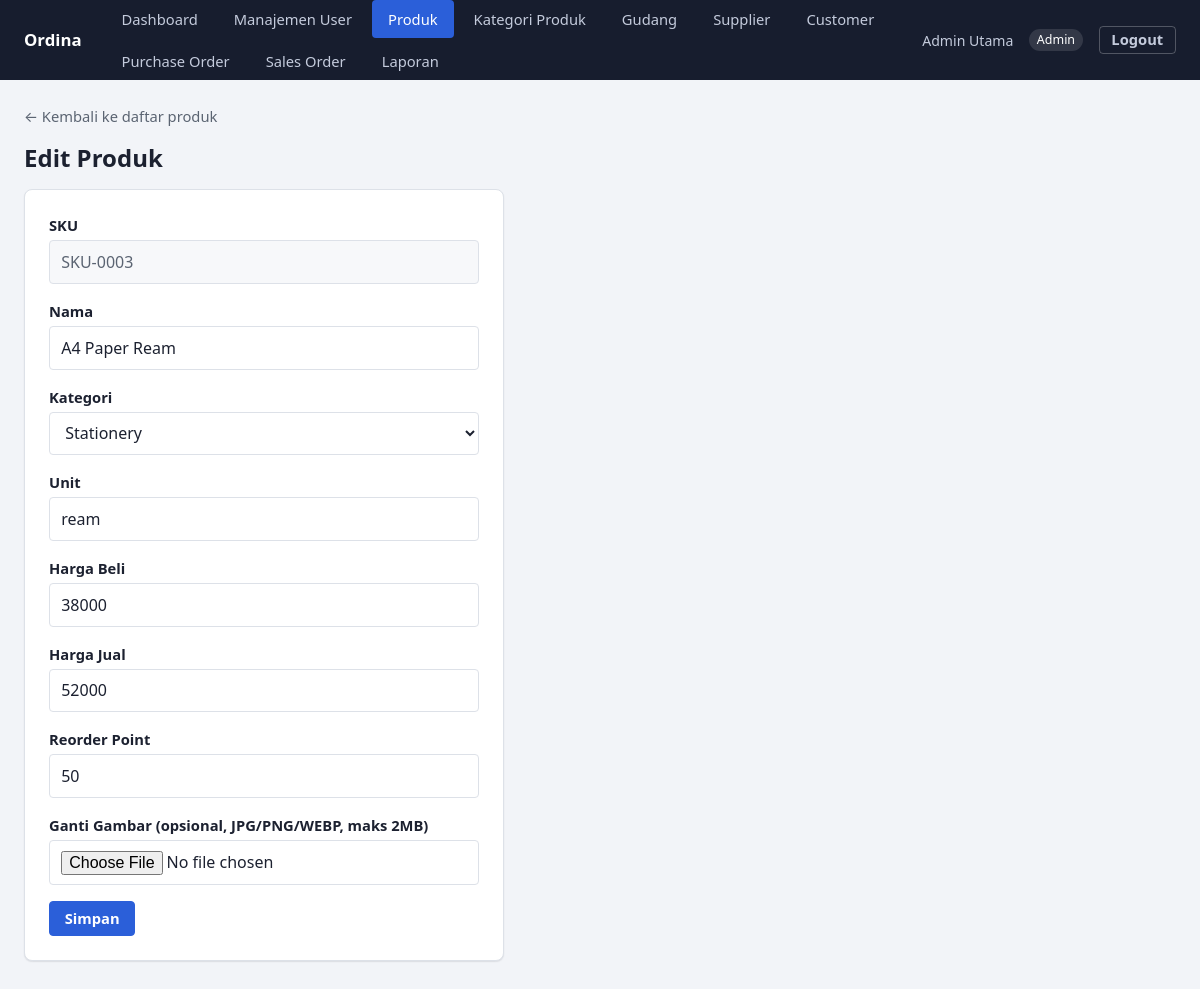
Page /products/3/edit (signed in) on the committed database.
### tables this page shows
CREATE TABLE IF NOT EXISTS products (
    id INT UNSIGNED AUTO_INCREMENT PRIMARY KEY,
    sku VARCHAR(50) NOT NULL,
    name VARCHAR(150) NOT NULL,
    category_id INT UNSIGNED NOT NULL,
    unit VARCHAR(30) NOT NULL,
    buy_price DECIMAL(14, 2) NOT NULL DEFAULT 0,
    sell_price DECIMAL(14, 2) NOT NULL DEFAULT 0,
    reorder_point INT UNSIGNED NOT NULL DEFAULT 0,
    image_path VARCHAR(255) NULL,
    is_active TINYINT(1) NOT NULL DEFAULT 1,
    created_at TIMESTAMP NOT NULL DEFAULT CURRENT_TIMESTAMP,
    updated_at TIMESTAMP NOT NULL DEFAULT CURRENT_TIMESTAMP ON UPDATE CURRENT_TIMESTAMP,
    UNIQUE KEY uq_products_sku (sku),
    KEY idx_products_name (name),
    CONSTRAINT fk_products_category FOREIGN KEY (category_id) REFERENCES categories (id),
    CONSTRAINT chk_products_prices CHECK (buy_price >= 0 AND sell_price >= 0 AND reorder_point >= 0)
);

CREATE TABLE IF NOT EXISTS categories (
    id INT UNSIGNED AUTO_INCREMENT PRIMARY KEY,
    name VARCHAR(150) NOT NULL,
    description VARCHAR(255) NULL
);

### app/Core/View.php (called while the page is built, shortened)
<?php
final class View
{
    public static function render(string $view, array $data = [], int $status = 200): void
    {
        extract($data);
        require __DIR__ . "/../../views/{$view}.php";
        $content = ob_get_clean();
        require __DIR__ . '/../../views/layouts/app.php';
    }
}

### app/Core/Controller.php (called while the page is built, shortened)
<?php
abstract class Controller
{
    protected function view(string $view, array $data = []): void
    {
        View::render($view, $data);
    }
}

### app/Controller/ProductController.php (called while the page is built, shortened)
<?php
final class ProductController extends Controller
{
    public function edit(array $params): void
    {
        $product = $this->service()->find((int) $params['id']);
        $this->view('products/edit', [
            'title' => 'Edit Produk',
            'product' => $product,
            'categories' => $this->categoryService()->list(),
            'errors' => Session::pullFlash('errors', []),
        ]);
    }
    private function service(): ProductService
    {
        $pdo = Database::connection();
        return new ProductService(
            new MysqlProductRepository($pdo),
            new MysqlCategoryRepository($pdo),
            new MysqlProductStockRepository($pdo),
            new ProductImageUploader(uploadDir: __DIR__ . '/../../public/uploads/products')
        );
    }
    private function categoryService(): CategoryService
    {
        return new CategoryService(new MysqlCategoryRepository(Database::connection()));
    }
}

### public/index.php (called while the page is built, shortened)
<?php
$router = new Router();
$method = $_SERVER['REQUEST_METHOD'] ?? 'GET';
$path = (string) (parse_url($_SERVER['REQUEST_URI'] ?? '/', PHP_URL_PATH) ?: '/');
try {
    $router->dispatch($method, $path);
} catch (UnauthenticatedException) {
    header('Location: /login');
} catch (AuthorizationException | ForbiddenOperationException) {
    View::render('errors/403', ['title' => '403 - Akses Ditolak'], 403);
} catch (NotFoundException) {
    View::render('errors/404', ['title' => '404 - Tidak Ditemukan'], 404);
} catch (\Throwable $e) {
    error_log((string) $e);
    View::render('errors/500', ['title' => '500 - Kesalahan Server'], 500);
}

### app/Repository/Mysql/MysqlProductRepository.php (called while the page is built, shortened)
<?php
final class MysqlProductRepository implements ProductRepositoryInterface
{
    public function findById(int $id): ?Product
    {
        $stmt = $this->connection->prepare('SELECT * FROM products WHERE id = :id LIMIT 1');
        $stmt->execute(['id' => $id]);
        $row = $stmt->fetch();
        return $row === false ? null : Product::fromArray($row);
    }
}

### app/Service/ProductService.php (called while the page is built, shortened)
<?php
final class ProductService
{
    public function find(int $id): ?Product
    {
        return $this->products->findById($id);
    }
}

### app/Entity/Product.php (called while the page is built, shortened)
<?php
final class Product
{
    public static function fromArray(array $row): self
    {
        return new self(
            id: (int) $row['id'],
            sku: (string) $row['sku'],
            name: (string) $row['name'],
            categoryId: (int) $row['category_id'],
            unit: (string) $row['unit'],
            buyPrice: (float) $row['buy_price'],
            sellPrice: (float) $row['sell_price'],
            reorderPoint: (int) $row['reorder_point'],
            imagePath: $row['image_path'] !== null ? (string) $row['image_path'] : null,
            isActive: (bool) $row['is_active'],
        );
    }
}

### app/Repository/Mysql/MysqlCategoryRepository.php (called while the page is built, shortened)
<?php
final class MysqlCategoryRepository implements CategoryRepositoryInterface
{
    public function findAll(): array
    {
        $stmt = $this->connection->query('SELECT * FROM categories ORDER BY name');
        return array_map(Category::fromArray(...), $stmt->fetchAll());
    }
}

### app/Service/CategoryService.php (called while the page is built, shortened)
<?php
final class CategoryService
{
    public function list(): array
    {
        return $this->categories->findAll();
    }
}

### app/Core/Session.php (called while the page is built, shortened)
<?php
final class Session
{
    public static function get(string $key, mixed $default = null): mixed
    {
        return $_SESSION[$key] ?? $default;
    }
}

### config/menus.php (called while the page is built, shortened)
<?php
return [
    ['key' => 'dashboard', 'label' => 'Dashboard', 'route' => '/dashboard', 'permission' => null],
    ['key' => 'users', 'label' => 'Manajemen User', 'route' => '/users', 'permission' => Permission::ManageUsers],
    [
        'key' => 'products',
        'label' => 'Produk',
        'route' => '/products',
        'permission' => [Permission::ManageMasterData, Permission::ViewCatalog, Permission::ViewProductStock],
    ],
    ['key' => 'categories', 'label' => 'Kategori Produk', 'route' => '/categories', 'permission' => Permission::ManageMasterData],
    ['key' => 'warehouses', 'label' => 'Gudang', 'route' => '/warehouses', 'permission' => Permission::ManageMasterData],
    ['key' => 'suppliers', 'label' => 'Supplier', 'route' => '/suppliers', 'permission' => Permission::ManageMasterData],
    ['key' => 'customers', 'label' => 'Customer', 'route' => '/customers', 'permission' => Permission::ManageMasterData],
    [
        'key' => 'purchase-orders',
        'label' => 'Purchase Order',
        'route' => '/purchase-orders',
        'permission' => [Permission::CreatePurchaseOrder, Permission::ProposePurchaseOrder, Permission::ProcessGoodsReceipt],
    ],
    [
        'key' => 'sales-orders',
        'label' => 'Sales Order',
        'route' => '/sales-orders',
        'permission' => [Permission::CreateSalesOrder, Permission::ApproveSalesOrder, Permission::ProcessGoodsIssue],
    ],
    [
        'key' => 'reports',
        'label' => 'Laporan',
        'route' => '/reports',
        'permission' => [Permission::DownloadReportAll, Permission::DownloadReportOwnOrders, Permission::DownloadReportStock],
    ],
];

### app/Core/Authorization/MenuRegistry.php (called while the page is built, shortened)
<?php
final class MenuRegistry
{
    public static function forRole(Role $role): array
    {
        $menus = require dirname(__DIR__, 3) . '/config/menus.php';
        $visible = array_filter($menus, static function (array $menu) use ($role): bool {
            if ($menu['permission'] === null) {
                return true;
            }
            $required = is_array($menu['permission']) ? $menu['permission'] : [$menu['permission']];
            foreach ($required as $permission) {
                if (Gate::allows($role, $permission)) {
                    return true;
                }
            }
            return false;
        });
        return array_map(
            static fn (array $menu) => ['key' => $menu['key'], 'label' => $menu['label'], 'route' => $menu['route']],
            array_values($visible)
        );
    }
}

### app/Core/Authorization/Gate.php (called while the page is built, shortened)
<?php
final class Gate
{
    public static function allows(Role $role, Permission $permission): bool
    {
        return in_array($permission, self::ROLE_PERMISSIONS[$role->value] ?? [], true);
    }
}

### views/products/edit.php (the view, shortened to what this page needs)
<a href="/products" class="back-link">&larr; Kembali ke daftar produk</a>
<h1>Edit Produk</h1>
<div class="card" style="max-width:480px;">
    <form method="post" action="/products/<?= (int) $product->id ?>" enctype="multipart/form-data">
        <label>SKU</label>
        <input type="text" value="<?= htmlspecialchars($product->sku, ENT_QUOTES) ?>" disabled>
        <label for="name">Nama</label>
        <input type="text" id="name" name="name" value="<?= htmlspecialchars($product->name, ENT_QUOTES) ?>" required>
        <label for="category_id">Kategori</label>
        <select id="category_id" name="category_id" required>
            <?php foreach ($categories as $category): ?>
                <option value="<?= (int) $category->id ?>" <?= $product->categoryId === $category->id ? 'selected' : '' ?>>
                    <?= htmlspecialchars($category->name, ENT_QUOTES) ?>
                </option>
            <?php endforeach; ?>
        </select>
        <label for="unit">Unit</label>
        <input type="text" id="unit" name="unit" value="<?= htmlspecialchars($product->unit, ENT_QUOTES) ?>" required>
        <label for="buy_price">Harga Beli</label>
        <input type="number" id="buy_price" name="buy_price" min="0" step="1" value="<?= htmlspecialchars((string) $product->buyPrice, ENT_QUOTES) ?>" required>
        <label for="sell_price">Harga Jual</label>
        <input type="number" id="sell_price" name="sell_price" min="0" step="1" value="<?= htmlspecialchars((string) $product->sellPrice, ENT_QUOTES) ?>" required>
        <label for="reorder_point">Reorder Point</label>
        <input type="number" id="reorder_point" name="reorder_point" min="0" step="1" value="<?= htmlspecialchars((string) $product->reorderPoint, ENT_QUOTES) ?>" required>
        <label for="image">Ganti Gambar (opsional, JPG/PNG/WEBP, maks 2MB)</label>
        <input type="file" id="image" name="image" accept="image/jpeg,image/png,image/webp">
        <button type="submit">Simpan</button>
    </form>
</div>

### app/Core/Router.php (shortened to what this page needs)
<?php
final class Router
{
    private array $routes = [];
    private function add(string $method, string $path, array $handler): void
    {
        $this->routes[$method][] = [
            'pattern' => $this->toPattern($path),
            'handler' => $handler,
        ];
    }
    private function toPattern(string $path): string
    {
        $pattern = preg_replace('#\{(\w+)\}#', '(?P<$1>[^/]+)', $path);
        return '#^' . $pattern . '$#';
    }
    public function dispatch(string $method, string $path): void
    {
        foreach ($this->routes[$method] ?? [] as $route) {
            if (preg_match($route['pattern'], $path, $matches) === 1) {
                $params = array_filter($matches, fn ($key) => !is_int($key), ARRAY_FILTER_USE_KEY);
                [$controllerClass, $action] = $route['handler'];
                (new $controllerClass())->$action($params);
                return;
            }
        }
    }
}

### views/layouts/app.php (shortened to what this page needs)
<?php
$navUser = Session::get('user');
$currentPath = (string) (parse_url($_SERVER['REQUEST_URI'] ?? '/', PHP_URL_PATH) ?: '/');
$assetVersion = static function (string $relativePath): string {
    $path = __DIR__ . '/../../public/' . $relativePath;
    $mtime = @filemtime($path);
    return $relativePath . '?v=' . ($mtime !== false ? $mtime : time());
};
?>
<!doctype html>
<html lang="id">
<head>
    <link rel="stylesheet" href="/<?= htmlspecialchars($assetVersion('assets/css/app.css'), ENT_QUOTES) ?>">
</head>
<body>
    <?php if ($navUser !== null): ?>
        <header class="app-header" id="app-header">
            <div class="app-header-bar">
                <a href="/dashboard" class="app-brand">Ordina</a>
                <nav class="app-nav" id="app-nav" aria-label="Menu utama">
                    <?php foreach (MenuRegistry::forRole(Role::from($navUser['role'])) as $menu): ?>
                        <?php $isActive = $currentPath === $menu['route'] || str_starts_with($currentPath, $menu['route'] . '/'); ?>
                        <a href="<?= htmlspecialchars($menu['route'], ENT_QUOTES) ?>" <?= $isActive ? 'aria-current="page"' : '' ?>>
                            <?= htmlspecialchars($menu['label'], ENT_QUOTES) ?>
                        </a>
                    <?php endforeach; ?>
                </nav>
                <div class="app-user">
                    <span><?= htmlspecialchars($navUser['name'], ENT_QUOTES) ?></span>
                    <span class="role-badge"><?= htmlspecialchars($navUser['role'], ENT_QUOTES) ?></span>
                    <form method="post" action="/logout">
                        <button type="submit">Logout</button>
                    </form>
                </div>
            </div>
        </header>
    <?php endif; ?>
    <div class="container">
        <?= $content ?? '' ?>
    </div>
</body>
</html>

### rows in the picture
products: label "Dashboard", label "Manajemen User", label "Produk", label "Kategori Produk", label "Gudang", label "Supplier", label "Customer", label "Purchase Order", label "Sales Order", label "Laporan", sku "SKU-0003", name "A4 Paper Ream", category_id "Stationery", unit "ream", buy_price "38000", sell_price "52000", reorder_point "50"
